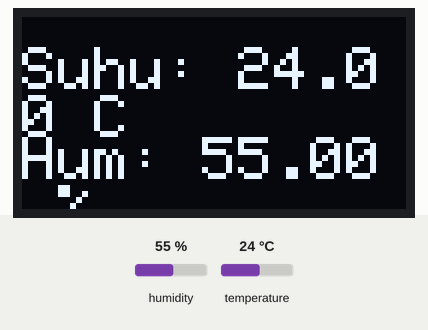
A sketch run on a simulated Arduino Uno, built with avr-gcc and run on an emulated ATmega328P. Shown: 128×64 one-colour display. Inputs (shaded band) come from the test bench; at power-on: humidity 55 %, temperature 24 °C.

Above: at 2.9 s.
3.0 s: humidity set to 22 %
At 5.0 s:
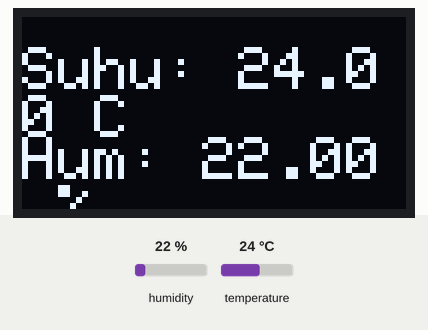
5.8 s: temperature set to 12 °C
At 7.3 s:
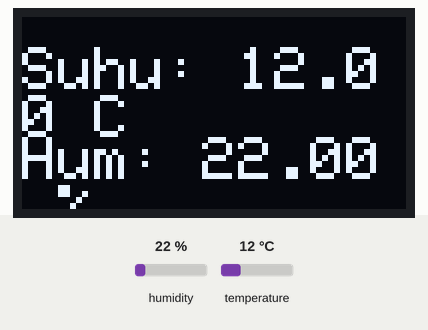
8.6 s: humidity set to 40 %
At 10.6 s:
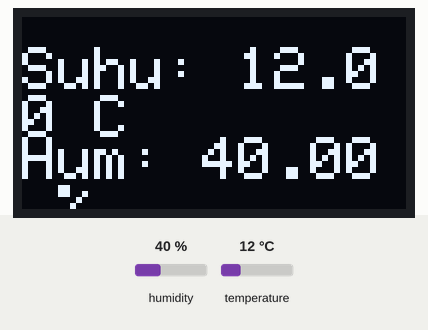
11.8 s: temperature set to 19 °C
At 12.9 s:
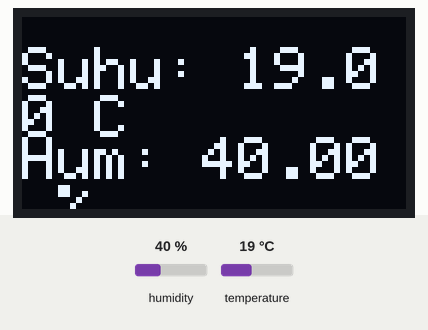
Timing chart, 0 to 14.8 s (numbered marks = the images above; inputs shaded):
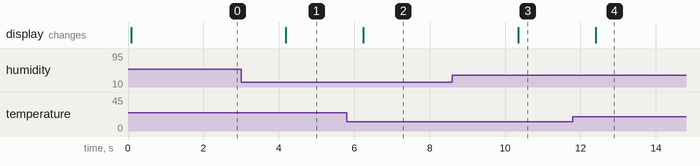

Measured:
- after the input at 3.0 s, the display: changes after 1.2 s (image 1)
- after the input at 5.8 s, the display: changes after 0.44 s (image 2)
- after the input at 8.6 s, the display: changes after 1.7 s (image 3)
- after the input at 11.8 s, the display: changes after 0.60 s (image 4)

The sketch:

DHT11_OLED.ino
```cpp
#include <Wire.h>
#include <Adafruit_GFX.h>
#include <Adafruit_SSD1306.h>
#include <DHT.h>

#define SCREEN_WIDTH 128
#define SCREEN_HEIGHT 64
#define OLED_RESET -1
Adafruit_SSD1306 display(SCREEN_WIDTH, SCREEN_HEIGHT, &Wire, OLED_RESET);

#define DHTPIN 4          // GPIO 4
#define DHTTYPE DHT11
DHT dht(DHTPIN, DHTTYPE);

void setup() {
  Serial.begin(115200);
  dht.begin();

  if(!display.begin(SSD1306_SWITCHCAPVCC, 0x3C)) {
    Serial.println("OLED gagal");
    while(true);
  }

  display.clearDisplay();
  display.setTextSize(1);
  display.setTextColor(WHITE);
}

void loop() {
  float humidity = dht.readHumidity();
  float temperature = dht.readTemperature();

  if (isnan(humidity) || isnan(temperature)) {
    Serial.println("Gagal membaca DHT11");
    return;
  }

  display.clearDisplay();

  display.setCursor(0, 10);
  display.setTextSize(2);
  display.print("Suhu: ");
  display.print(temperature);
  display.println(" C");

  display.setCursor(0, 40);
  display.print("Hum: ");
  display.print(humidity);
  display.println(" %");

  display.display();

  delay(2000);
}
```
